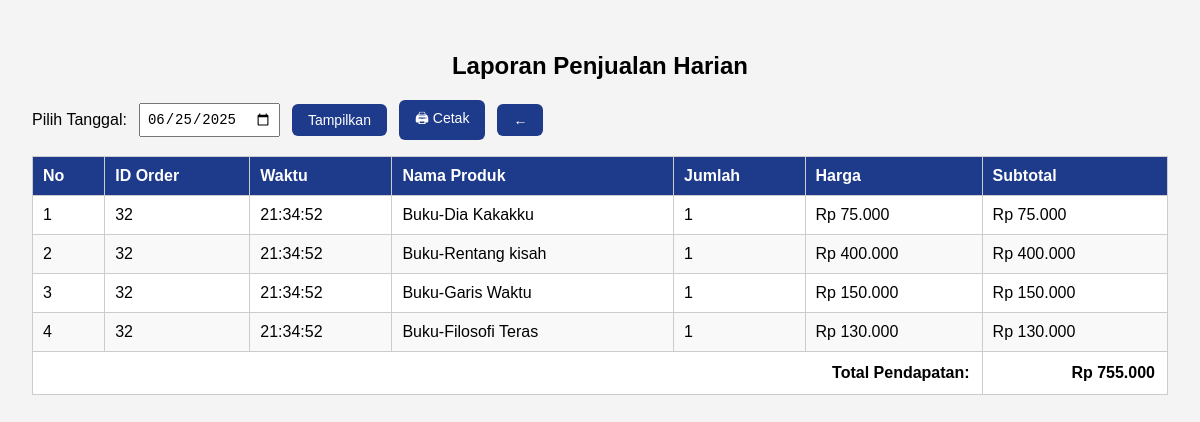
/admin/laporan_harian.php (signed in), run on the app's committed database.
### tables this page shows
CREATE TABLE `order_details` (
  `order_detail_id` int(11) NOT NULL,
  `order_id` int(11) NOT NULL,
  `product_id` int(11) NOT NULL,
  `quantity` int(11) NOT NULL DEFAULT 1,
  `price` decimal(12,2) NOT NULL,
  `subtotal` decimal(12,2) NOT NULL
);

CREATE TABLE `orders` (
  `order_id` int(11) NOT NULL,
  `user_id` int(11) NOT NULL,
  `order_date` datetime DEFAULT current_timestamp(),
  `status` enum('pending','processing','shipped','completed','cancelled') DEFAULT 'pending',
  `total_amount` decimal(12,2) NOT NULL,
  `shipping_address` text NOT NULL,
  `phone` varchar(20) DEFAULT NULL,
  `created_at` timestamp NOT NULL DEFAULT current_timestamp(),
  `updated_at` timestamp NOT NULL DEFAULT current_timestamp() ON UPDATE current_timestamp()
);

CREATE TABLE `products` (
  `product_id` int(11) NOT NULL,
  `name` varchar(150) NOT NULL,
  `description` text DEFAULT NULL,
  `price` decimal(12,2) NOT NULL,
  `stock` int(11) NOT NULL DEFAULT 0,
  `image_url` varchar(255) DEFAULT NULL,
  `created_at` timestamp NOT NULL DEFAULT current_timestamp()
);

### admin/laporan_harian.php (the view, shortened to what this page needs)
<?php
$host = "localhost";
$user = "root";
$password = "";
$database = "toko_buku";
$koneksi = new mysqli($host, $user, $password, $database);
$tanggal = $_GET['tanggal'] ?? date('Y-m-d');
$sql = "
SELECT
    o.order_id,
    o.order_date,
    p.name AS nama_produk,
    od.quantity,
    od.price,
    od.subtotal
FROM orders o
JOIN order_details od ON o.order_id = od.order_id
JOIN products p ON od.product_id = p.product_id
WHERE DATE(o.order_date) = ?
ORDER BY o.order_date ASC
";
$stmt = $koneksi->prepare($sql);
$stmt->bind_param("s", $tanggal);
$stmt->execute();
$result = $stmt->get_result();
?>
<!DOCTYPE html>
<html lang="id">
<head>
</head>
<body>
    <h2>Laporan Penjualan Harian</h2>
    <form method="GET" class="form-filter">
        <label for="tanggal">Pilih Tanggal:</label>
        <input type="date" name="tanggal" id="tanggal" value="<?= htmlspecialchars($tanggal) ?>" required>
        <button type="submit">Tampilkan</button>
        <a class="btn-cetak" target="_blank" href="cetak_laporan_harian.php?tanggal=<?= $tanggal ?>">🖨 Cetak</a>
        <a href="dashboard.php" class="kembali">←</a>
    </form>
    <?php if ($result && $result->num_rows > 0): ?>
        <table>
            <thead>
                <tr>
                    <th>No</th>
                    <th>ID Order</th>
                    <th>Waktu</th>
                    <th>Nama Produk</th>
                    <th>Jumlah</th>
                    <th>Harga</th>
                    <th>Subtotal</th>
                </tr>
            </thead>
            <tbody>
                <?php
                $no = 1;
                $total = 0;
                while ($row = $result->fetch_assoc()):
                    $total += $row['subtotal'];
                ?>
                    <tr>
                        <td><?= $no++ ?></td>
                        <td><?= $row['order_id'] ?></td>
                        <td><?= date('H:i:s', strtotime($row['order_date'])) ?></td>
                        <td><?= htmlspecialchars($row['nama_produk']) ?></td>
                        <td><?= $row['quantity'] ?></td>
                        <td>Rp <?= number_format($row['price'], 0, ',', '.') ?></td>
                        <td>Rp <?= number_format($row['subtotal'], 0, ',', '.') ?></td>
                    </tr>
                <?php endwhile; ?>
                <tr>
                    <td colspan="6" class="total">Total Pendapatan:</td>
                    <td class="total">Rp <?= number_format($total, 0, ',', '.') ?></td>
                </tr>
            </tbody>
        </table>
    <?php else: ?>
        <p style="text-align:center;">Tidak ada transaksi pada tanggal ini.</p>
    <?php endif; ?>
</body>
</html>

### admin/laporan_harian.php (style rules this page uses)
body { font-family: Arial, sans-serif; padding: 24px; background: #f4f4f4; }
h2 { text-align: center; }
table { width: 100%; border-collapse: collapse; background: #fff; margin-top: 16px; }
th, td { padding: 10px; border: 1px solid #ccc; text-align: left; }
th { background-color: #1e3a8a; color: white; }
tr:nth-child(even) { background-color: #f9f9f9; }
.form-filter { margin-bottom: 16px; display: flex; gap: 12px; align-items: center; flex-wrap: wrap; }
.form-filter input[type="date"] { padding: 6px; font-size: 14px; }
.form-filter button, .btn-cetak, .kembali { background-color: #1e3a8a; color: white; border: none; padding: 8px 16px; font-size: 14px; border-radius: 6px; cursor: pointer; text-decoration: none; }
.total { text-align: right; font-weight: bold; padding: 12px; }

### data on the page
order_details: order.order_id "32", order.order_date "21:34:52", product.name "Buku-Dia Kakakku", quantity "1", price "75.000", subtotal "75.000"
order_details: order.order_id "32", order.order_date "21:34:52", product.name "Buku-Rentang kisah", quantity "1", price "400.000", subtotal "400.000"
order_details: order.order_id "32", order.order_date "21:34:52", product.name "Buku-Garis Waktu", quantity "1", price "150.000", subtotal "150.000"
order_details: order.order_id "32", order.order_date "21:34:52", product.name "Buku-Filosofi Teras", quantity "1", price "130.000", subtotal "130.000"

### other printed values
$total "755.000"
